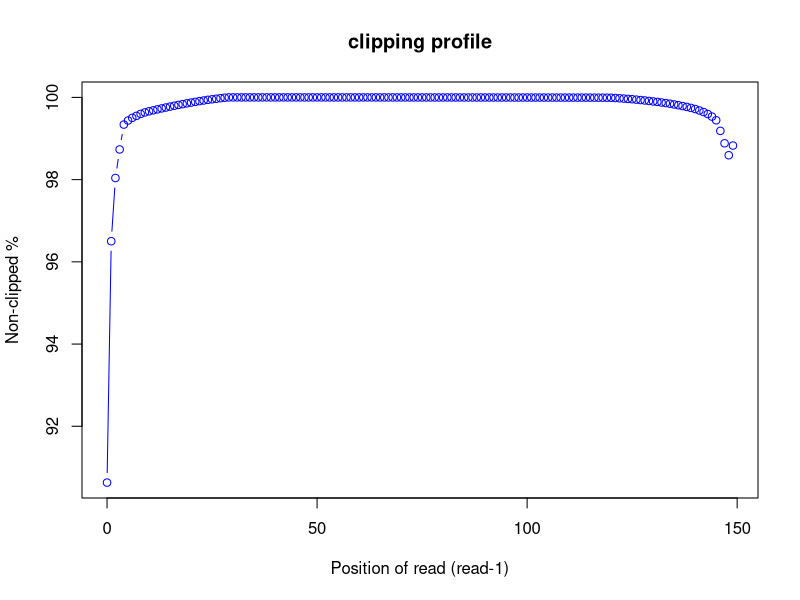
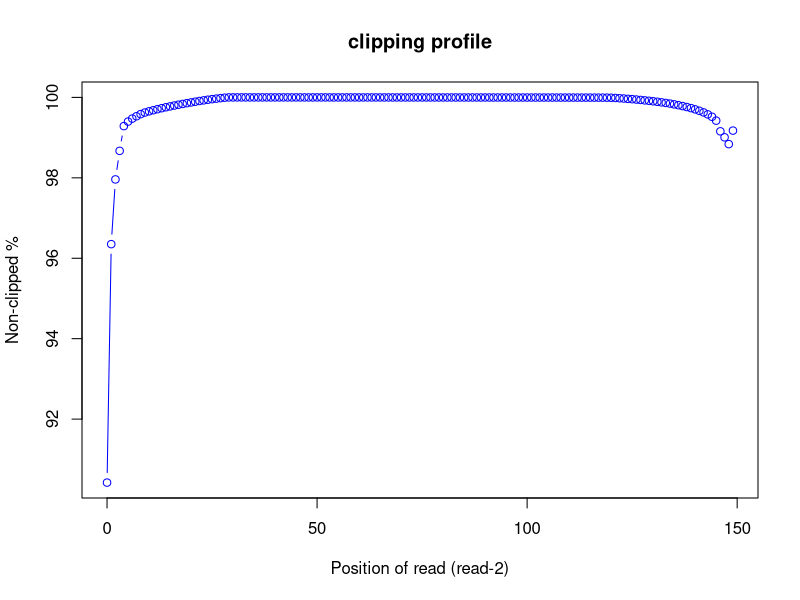

R code for these plots, in order:
pdf("outputs/clipping_profile.clipping_profile.R1.pdf")
read_pos=c(0,1,2,3,4,5,6,7,8,9,10,11,12,13,14,15,16,17,18,19,20,21,22,23,24,25,26,27,28,29,30,31,32,33,34,35,36,37,38,39,40,41,42,43,44,45,46,47,48,49,50,51,52,53,54,55,56,57,58,59,60,61,62,63,64,65,66,67,68,69,70,71,72,73,74,75,76,77,78,79,80,81,82,83,84,85,86,87,88,89,90,91,92,93,94,95,96,97,98,99,100,101,102,103,104,105,106,107,108,109,110,111,112,113,114,115,116,117,118,119,120,121,122,123,124,125,126,127,128,129,130,131,132,133,134,135,136,137,138,139,140,141,142,143,144,145,146,147,148,149)
r1_clip_count=c(1956000.0,730216.0,409265.0,264270.0,137912.0,117375.0,103798.0,93786.0,83718.0,76224.0,70508.0,65496.0,60624.0,55858.0,51313.0,46725.0,42275.0,38118.0,34084.0,30151.0,26299.0,22594.0,18967.0,15612.0,12381.0,9540.0,6716.0,4082.0,1542.0,0,1.0,1.0,1.0,2.0,2.0,3.0,3.0,2.0,2.0,6.0,6.0,8.0,12.0,12.0,22.0,30.0,36.0,44.0,49.0,49.0,44.0,49.0,69.0,82.0,88.0,95.0,93.0,96.0,102.0,121.0,112.0,135.0,134.0,134.0,141.0,153.0,164.0,161.0,174.0,204.0,221.0,232.0,246.0,246.0,281.0,297.0,311.0,316.0,325.0,343.0,355.0,368.0,357.0,370.0,390.0,404.0,410.0,412.0,422.0,428.0,457.0,467.0,478.0,506.0,508.0,523.0,554.0,581.0,588.0,612.0,643.0,672.0,680.0,711.0,752.0,772.0,808.0,835.0,875.0,926.0,941.0,945.0,972.0,1024.0,1053.0,1131.0,1199.0,1270.0,1340.0,1464.0,1790.0,3030.0,4457.0,5906.0,7585.0,9325.0,11293.0,13395.0,15523.0,17900.0,20377.0,22878.0,25836.0,28785.0,32114.0,35798.0,39581.0,43868.0,48302.0,53347.0,58973.0,66185.0,74358.0,84295.0,97490.0,116109.0,170058.0,232954.0,293702.0,244513.0)
r1_nonclip_count = 20874587 - r1_clip_count
plot(read_pos, r1_nonclip_count*100/(r1_clip_count + r1_nonclip_count),col="blue",main="clipping profile",xlab="Position of read (read-1)",ylab="Non-clipped %",type="b")
dev.off()
pdf("outputs/clipping_profile.clipping_profile.R2.pdf")
read_pos=c(0,1,2,3,4,5,6,7,8,9,10,11,12,13,14,15,16,17,18,19,20,21,22,23,24,25,26,27,28,29,30,31,32,33,34,35,36,37,38,39,40,41,42,43,44,45,46,47,48,49,50,51,52,53,54,55,56,57,58,59,60,61,62,63,64,65,66,67,68,69,70,71,72,73,74,75,76,77,78,79,80,81,82,83,84,85,86,87,88,89,90,91,92,93,94,95,96,97,98,99,100,101,102,103,104,105,106,107,108,109,110,111,112,113,114,115,116,117,118,119,120,121,122,123,124,125,126,127,128,129,130,131,132,133,134,135,136,137,138,139,140,141,142,143,144,145,146,147,148,149)
r2_clip_count=c(1981856.0,755038.0,421940.0,274970.0,147687.0,124400.0,109034.0,97107.0,86059.0,77877.0,71541.0,65932.0,60719.0,55579.0,50749.0,46274.0,41807.0,37613.0,33617.0,29641.0,25811.0,22057.0,18462.0,15138.0,11973.0,9007.0,6322.0,3782.0,1449.0,0,0,0,0,1.0,2.0,2.0,2.0,3.0,5.0,7.0,8.0,14.0,19.0,21.0,26.0,34.0,42.0,47.0,47.0,51.0,55.0,69.0,75.0,80.0,95.0,97.0,100.0,97.0,110.0,120.0,127.0,129.0,126.0,134.0,138.0,155.0,170.0,178.0,196.0,206.0,208.0,215.0,225.0,237.0,251.0,263.0,273.0,277.0,293.0,317.0,329.0,340.0,342.0,342.0,365.0,374.0,390.0,389.0,393.0,423.0,438.0,464.0,482.0,488.0,510.0,523.0,545.0,552.0,558.0,563.0,579.0,605.0,602.0,605.0,646.0,661.0,684.0,716.0,750.0,799.0,833.0,851.0,886.0,925.0,970.0,1001.0,1039.0,1095.0,1172.0,1321.0,1616.0,2918.0,4314.0,5771.0,7440.0,9084.0,11031.0,13054.0,15240.0,17379.0,19936.0,22533.0,25443.0,28424.0,31807.0,35766.0,39994.0,44576.0,49464.0,55066.0,61487.0,68908.0,77127.0,87233.0,99622.0,119552.0,174597.0,205325.0,240368.0,170763.0)
r2_nonclip_count = 20690392 - r2_clip_count
plot(read_pos, r2_nonclip_count*100/(r2_clip_count + r2_nonclip_count),col="blue",main="clipping profile",xlab="Position of read (read-2)",ylab="Non-clipped %",type="b")
dev.off()
